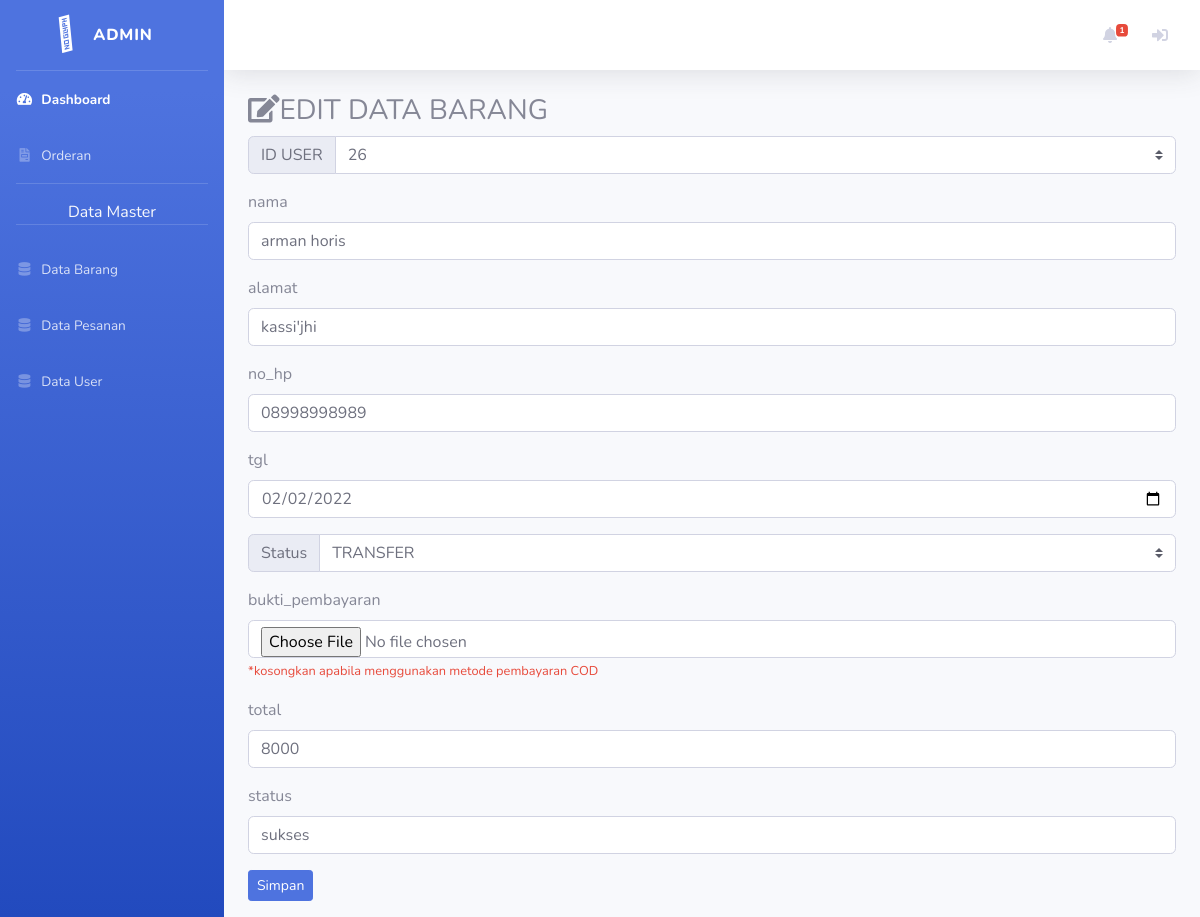
Screenshot of /index.php/admin/data_pesanan/edit/26 with the database file from the repository.
### tables this page shows
CREATE TABLE `tb_pesanan` (
  `id` int(11) NOT NULL,
  `id_user` int(11) NOT NULL,
  `nama` varchar(50) NOT NULL,
  `alamat` varchar(50) NOT NULL,
  `no_hp` varchar(15) NOT NULL,
  `tgl` date NOT NULL,
  `metode_bayar` varchar(10) NOT NULL,
  `bukti_pembayaran` varchar(50) DEFAULT NULL,
  `total` int(10) NOT NULL,
  `status` varchar(7) NOT NULL,
  `jenis_pengiriman` varchar(20) NOT NULL
);

### application/controllers/admin/Data_pesanan.php (called while the page is built, shortened)
<?php
class Data_pesanan extends CI_Controller{
	public function edit($id)
	{
		$data['pesanan'] = $this->model_pesanan->dataWhere($id);
		$data['id_user'] = $this->model_user->getUser();
		$this->load->view('templates_admin/header');
        $this->load->view('templates_admin/sidebar',['order'=>$this->model_pesanan->getOrder()]);
        $this->load->view('admin/edit_pesanan', $data);
		$this->load->view('templates_admin/footer');
	}
}

### index.php (called while the page is built, shortened)
<?php
require_once BASEPATH.'core/CodeIgniter.php';

### application/models/Model_pesanan.php (called while the page is built, shortened)
<?php
class Model_pesanan extends CI_Model{
	public function dataWhere($id)
	{
		return $this->db->get_where('tb_pesanan',['id'=>$id])->row();
	}
}

### application/views/admin/edit_pesanan.php (the view, shortened to what this page needs)
<div class="container_fluid px-4">
	<h3><i class="fas fa-edit"></i>EDIT DATA BARANG</h3>
		<form method="post" action="<?php echo base_url().'admin/data_pesanan/update/'.$pesanan->id ?>" enctype="multipart/form-data">
			<div class="input-group mb-3">
			  <div class="input-group-prepend">
			    <label class="input-group-text" for="idUser">ID USER</label>
			  </div>
			  <select class="custom-select"  name="idUser" id="idUser">
			    <option selected><?= $pesanan->id ?></option>
			  </select>
			</div>
			<div class="mb-3">
			  <label for="nama" class="form-label">nama</label>
			  <input type="text" class="form-control"  name="nama" value="<?= $pesanan->nama ?>" placeholder="" id="nama">
			</div>
			<div class="mb-3">
			  <label for="alamat" class="form-label">alamat</label>
			  <input type="text" class="form-control"  name="alamat" value="<?= $pesanan->alamat ?>" placeholder="" id="alamat">
			</div>
			<div class="mb-3">
			  <label for="nohp" class="form-label">no_hp</label>
			  <input type="text" class="form-control"  name="no_hp" value="<?= $pesanan->no_hp ?>" placeholder="" id="nohp">
			</div>
			<div class="mb-3">
			  <label for="tgl" class="form-label">tgl</label>
			  <input type="date" class="form-control"  name="tgl" value="<?= $pesanan->tgl ?>" placeholder="" id="tgl">
			</div>
			<div class="input-group mb-3">
			  <div class="input-group-prepend">
			    <label class="input-group-text" for="metode">Status</label>
			  </div>
			  <select class="custom-select"  name="metode_bayar" id="metode">
			    <option selected><?= $pesanan->metode_bayar ?></option>
			  </select>
			</div>
			<div class="mb-3">
			  <label for="buktiBayar" class="form-label">bukti_pembayaran</label>
			  <input type="file" class="form-control"  name="gambar"  placeholder="" id="buktiBayar">
			  <small class="text-danger">*kosongkan apabila menggunakan metode pembayaran COD</small>
			</div>
			<div class="mb-3">
			  <label for="total" class="form-label">total</label>
			  <input type="text" class="form-control"  name="total" value="<?= $pesanan->total ?>" placeholder="" id="total">
			</div>
			<div class="mb-3">
			  <label for="status" class="form-label">status</label>
			  <input type="text" class="form-control"  name="status" value="<?= $pesanan->status ?>" placeholder="" id="status">
			</div>
			<button type="submit" class="btn btn-primary btn-sm mb-3">Simpan</button>
		</form>
</div>

### rows the page displays
tb_pesanan: idUser "26", nama "arman horis", alamat "kassi'jhi", no_hp "08998998989", tgl "02/02/2022", metode_bayar "TRANSFER", total "8000", status "sukses"

### other values shown
count($order) "1"
